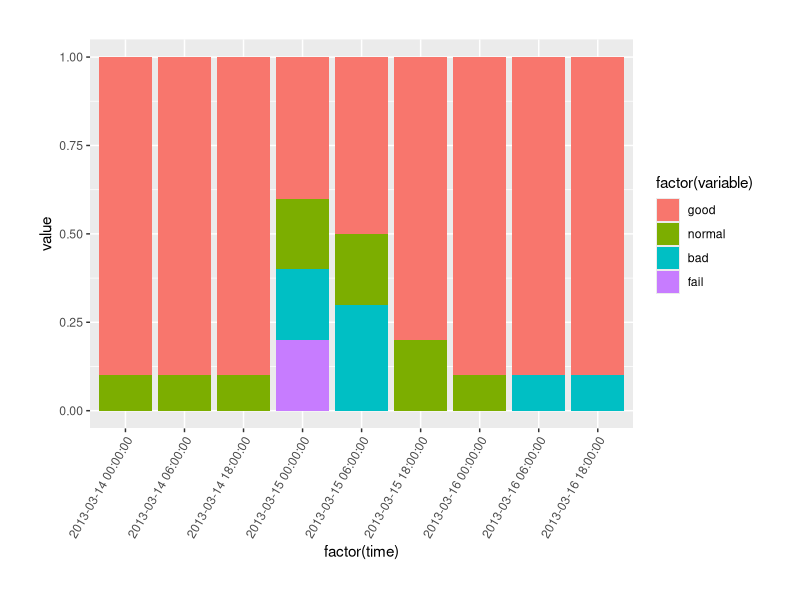

Write the R code that produced this figure.
require(reshape2)
require(ggplot2)
require(grid)

mydata <- read.csv('stacked_area.csv', header=TRUE, sep=',')
myd <- melt(mydata, id = "time")

p <- ggplot(myd,aes(x=factor(time),y=value,fill=factor(variable))) + 
    geom_bar(stat="identity", position="fill") + 
theme(axis.text.x  = element_text(angle=60, vjust=1, hjust=1),
      plot.margin = unit(c(1,1,1,1), "cm")
      )

ggsave(p, filename="stacked_bar-ggplot2.png", width=12)
